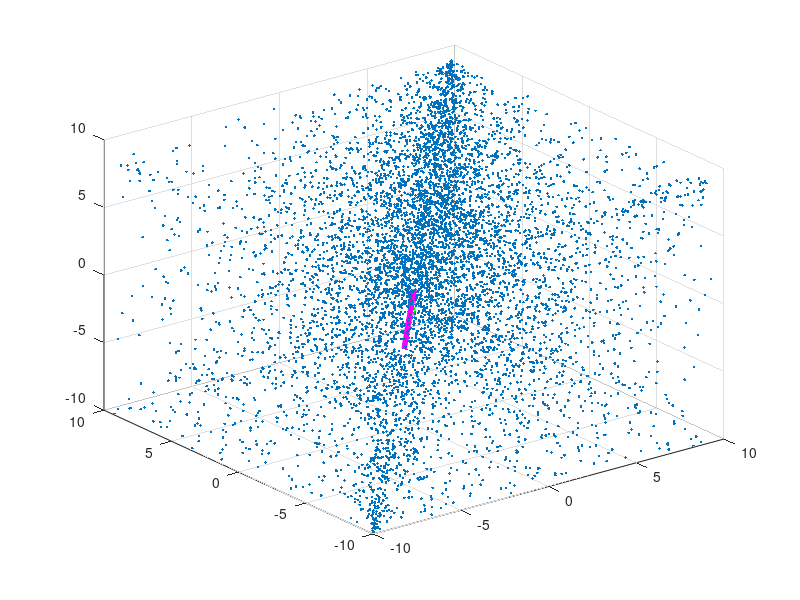

Write the MATLAB code that produced this figure. (Note: this script raises an error after producing the figure.)
% SVD example
clear
close all

data_ratings = load('jesterdata.mat');
data_new = load('newuser.mat');

% Extract data from structs
A = data_ratings.X;
b = data_new.b;
b_true = data_new.trueb;

% First attempt with SVD failed.
% ------------------------------
% Compute the SVD, excluding rows with zeros, i.e, economy

[u,d,v]=svd(A);
n = size(A, 2);

scatter3(A(1,:),A(2,:),A(3,:),'.')

hold on
pc1 = d(1,1)/sqrt(n)*[0 0 0;u(1,1) u(2,1) u(3,1)];
t=plot3(pc1(:,1),pc1(:,2),pc1(:,3),'m');
set(t,'linewidth',4)
pc2 = d(2,2)/sqrt(n)*[0 0 0;u(1,2) u(2,2) u(3,2)];
t=plot3(pc2(:,1),pc2(:,2),pc2(:,3),'g');
set(t,'linewidth',4)
alpha(0.1)


